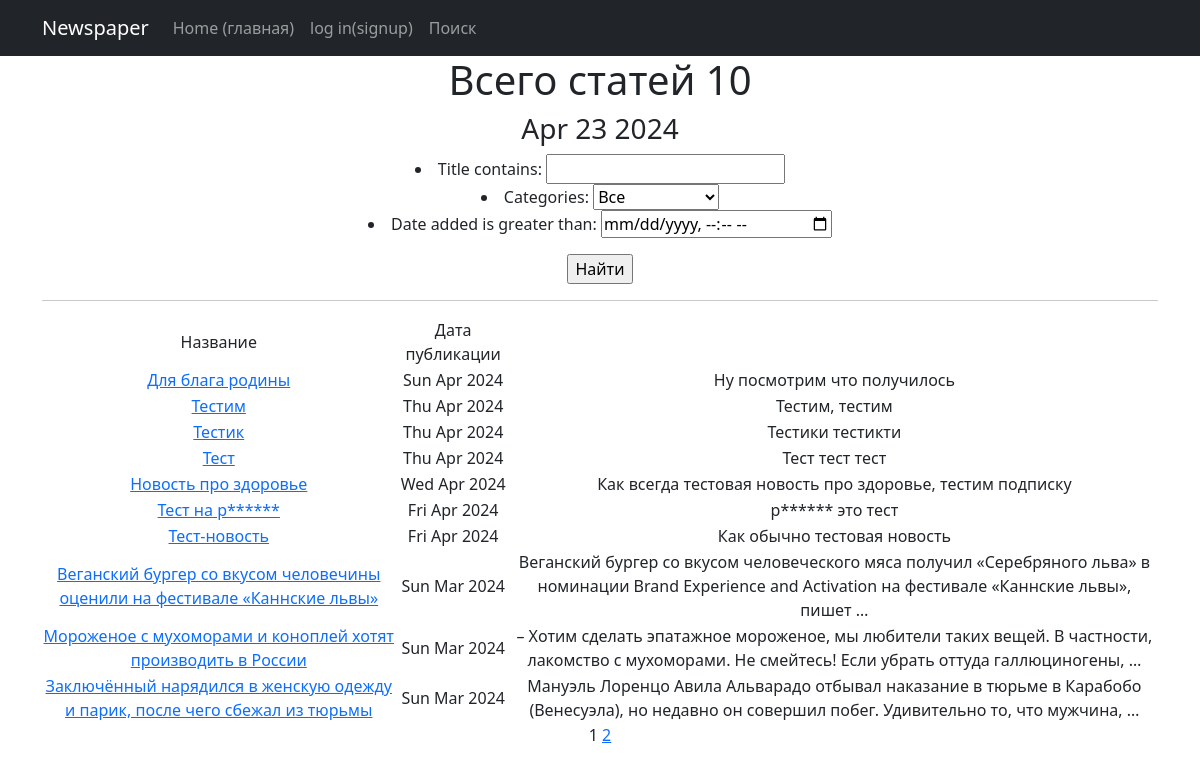
Page /news/search/ on the earlier database version.
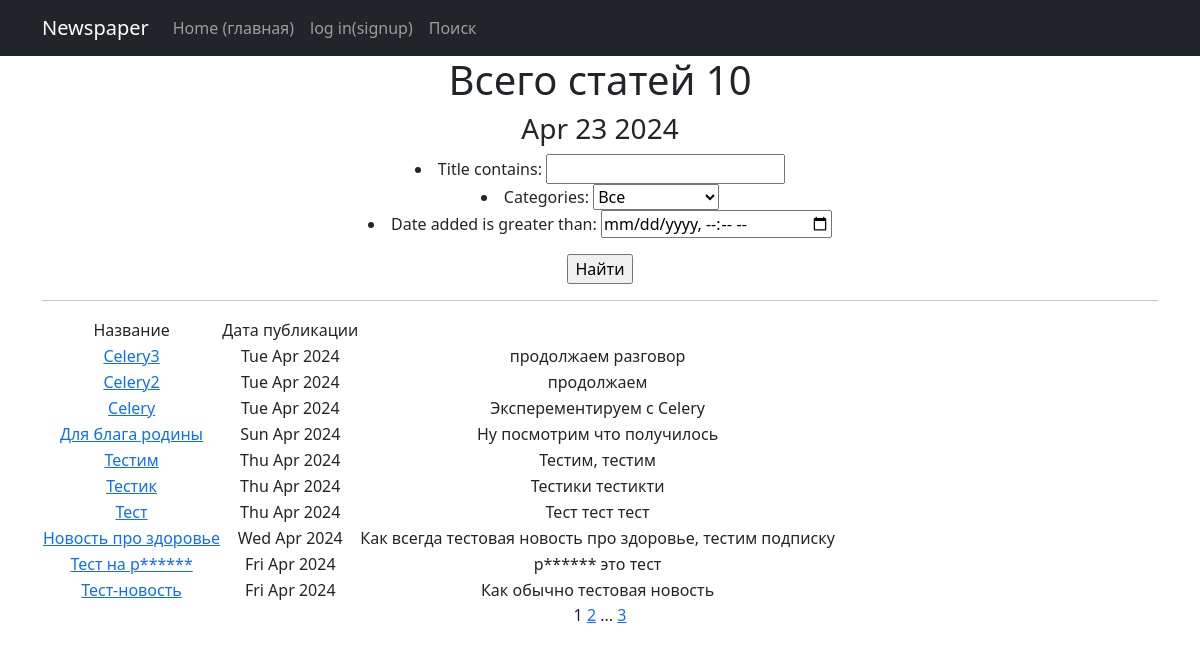
Same page on the later database version.
### news/models.py (models this page shows, shortened)
class Post(models.Model):
    article = "A"
    news = "N"
    POST = [(article, "Статья"),
            (news, "Новость")]
    post = models.CharField(max_length=1,
                            choices=POST,
                            default=article)
    user = models.ForeignKey(Author, on_delete=models.CASCADE)
    title = models.CharField(max_length=255)
    text = models.TextField()
    rating_new = models.IntegerField(default=0)
    date_added = models.DateTimeField(auto_now_add=True)
    categories = models.ManyToManyField(Category, through="PostCategory")

### news/views.py (the view)
# urls.py: path('search/', PostListFilter.as_view(), name='search'),
class PostListFilter(ListView):
    model = Post
    ordering = '-date_added'
    template_name = 'news_filter.html'
    context_object_name = 'news'
    paginate_by = 10 # количество записей на странице
    def get_queryset(self):
        queryset = super().get_queryset()
        self.filterset = NewsFilter(self.request.GET, queryset)
        return self.filterset.qs
    def get_context_data(self, **kwargs):
       context = super().get_context_data(**kwargs)
       context['filterset'] = self.filterset
       return context

### news/models.py (called while the page is built)
    def __str__(self) -> str:
        return f"{self.category}"

### news/templatetags/custom_filters.py (called while the page is built)
@register.filter()
def censor(value):
   if type(value) != str:
      raise ValueError
   value = value.split()
   count = 0
   for val in value:
      if val.lower() in swear_words.keys():
         value[count] = swear_words[val.lower()]
      count += 1
   return ' '.join(value)

### news/templatetags/custom_tags.py (called while the page is built)
@register.simple_tag()
def current_time(format_string='%b %d %Y'):
   return datetime.utcnow().strftime(format_string)

@register.simple_tag(takes_context=True)
def url_replace(context, **kwargs):
   d = context['request'].GET.copy()
   for k, v in kwargs.items():
       d[k] = v
   return d.urlencode()

### news/templates/news_filter.html (shortened to what this page needs)
{% extends 'news/default.html' %}
{% load custom_filters %}
{% load custom_tags %}
{% block content %}
<h1>Всего  статей {{ news|length }}</h1>
<h3>{% current_time %}</h3>
   <form action="" method="get">
       {{ filterset.form.as_ul }}
       <input type="submit" value="Найти" />
   </form>
   <hr>
   {% if news %}
       <table>
           <tr>
               <td>
                   Название
               </td>
               <td>
                   Дата публикации
               </td>
           </tr>
           {% for new in news %}
           <tr>
               <td><a href="{% url 'news:new' new.pk %}">{{ new.title|censor }}</a></td>
               <td>{{ new.date_added|date:'D M Y' }}</td>
               <td>{{ new.text|truncatewords:20|censor }}</td>
           </tr>
           {% endfor %}
       </table>
   {% else %}
       <h2>Статей нет!</h2>
   {% endif %}
   {{ page_obj.number }}
   {% if page_obj.has_next %}
       <a href="?{% url_replace page=page_obj.next_page_number %}">{{ page_obj.next_page_number }}</a>
       {% if paginator.num_pages != page_obj.next_page_number %}
           ...
           <a href="?{% url_replace page=page_obj.paginator.num_pages %}">{{ page_obj.paginator.num_pages }}</a>
       {% endif %}
   {% endif %}
{% endblock content %}

Differences in the rows shown:
no longer on this page (row unchanged): Post: title|censor "Веганский бургер со вкусом человечины оценили на фестивале «Каннские львы»", date_added "Sun Mar 2024", text|censor "Веганский бургер со вкусом человеческого мяса получил «Серебряного льва» в номинации Brand Experience and Activation на фестивале «Каннские львы», пишет …"
no longer on this page (row unchanged): Post: title|censor "Мороженое с мухоморами и коноплей хотят производить в России", date_added "Sun Mar 2024", text|censor "– Хотим сделать эпатажное мороженое, мы любители таких вещей. В частности, лакомство с мухоморами. Не смейтесь! Если убрать оттуда галлюциногены, …"
no longer on this page (row unchanged): Post: title|censor "Заключённый нарядился в женскую одежду и парик, после чего сбежал из тюрьмы", date_added "Sun Mar 2024", text|censor "Мануэль Лоренцо Авила Альварадо отбывал наказание в тюрьме в Карабобо (Венесуэла), но недавно он совершил побег. Удивительно то, что мужчина, …"
added Post: title|censor "Celery3", date_added "Tue Apr 2024", text|censor "продолжаем разговор"
added Post: title|censor "Celery2", date_added "Tue Apr 2024", text|censor "продолжаем"
added Post: title|censor "Celery", date_added "Tue Apr 2024", text|censor "Эксперементируем с Celery"
Other differences:
{{ page_obj.paginator.num_pages }}: (not shown) → "3"
